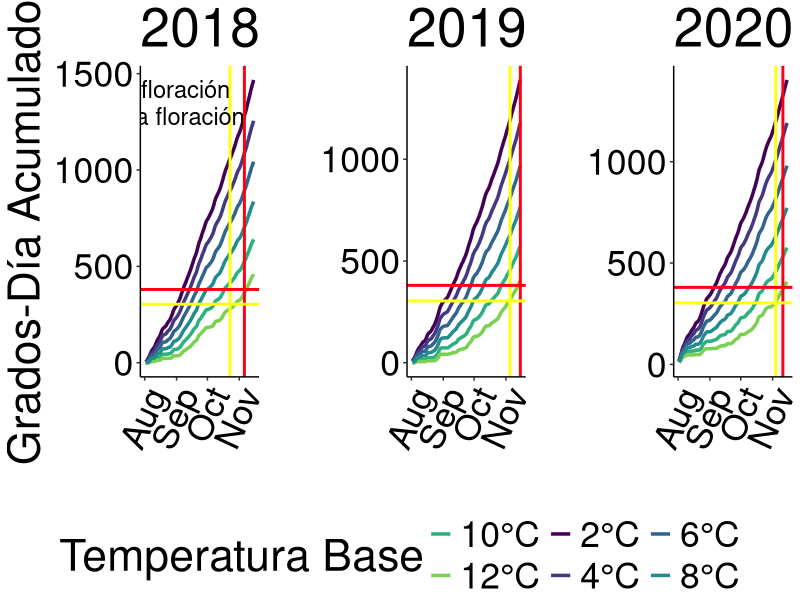
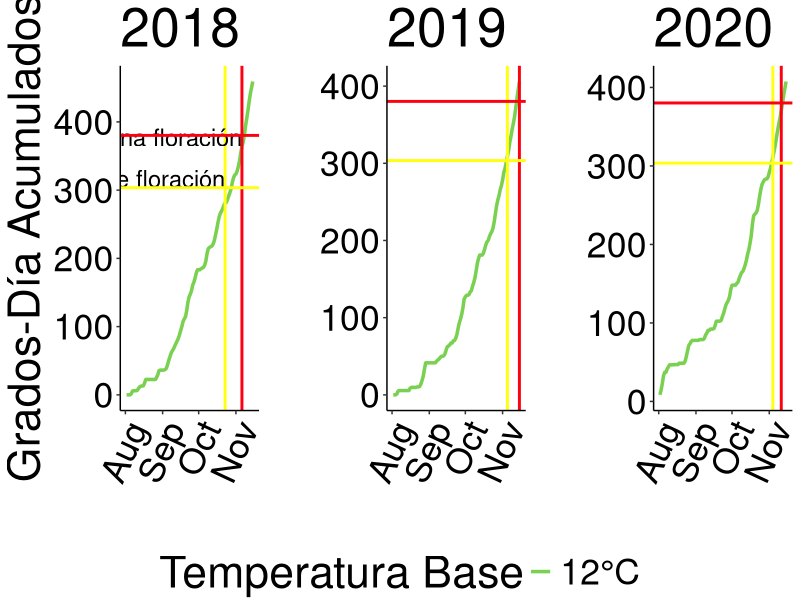
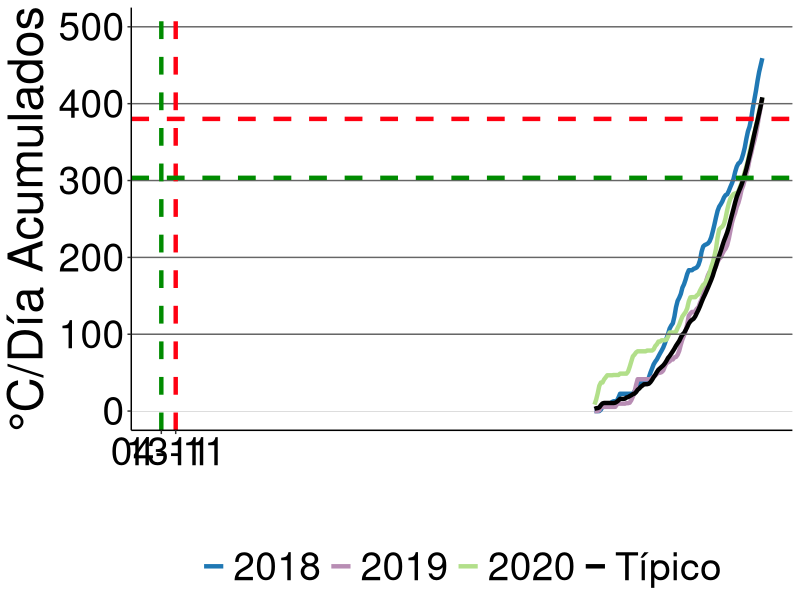

Here is the R script that generated these plots, in order:
## ---- chunk 1
knitr::opts_chunk$set(warning = FALSE, message = FALSE, echo = FALSE)

#Load library
library(readxl)

#Create object "db_met_mor" which contains climate data
db_met_mor <- read_excel("database.xlsx", sheet = "II_M_inta")
#Delete unnecessary columns
db_met_mor<-db_met_mor[,-c(9:29)]

db_met_mor$year<-as.factor(db_met_mor$year)
db_met_mor$date<-as.POSIXct(db_met_mor$date,format="%Y-%m-%d")

db_met_mor$temp_abr<-as.numeric(db_met_mor$temp_abr)
# db_met_mor$month<-factor(db_met_mor$month, levels = c("Ene", "Feb", "Mar", "Abr", "May", "Jun", "Jul", "Ago", "Sep", "Oct", "Nov", "Dic"))

db_met_mor$tem_abr_max <- as.numeric(db_met_mor$tem_abr_max)
db_met_mor$temp_abr_min <- as.numeric(db_met_mor$temp_abr_min)

library(dplyr)
# Filtrar los datos para fechas entre el 1 de junio y el 12 de noviembre
db_st_moreno <- db_met_mor %>%
  dplyr::filter(
    year %in% c(2018, 2019, 2020) & 
    as.Date(date) >= as.Date(paste0(year, "-06-01"), format = "%Y-%m-%d") & 
    as.Date(date) <= as.Date(paste0(year, "-11-15"), format = "%Y-%m-%d")
  )

# Convertir columnas a numéricas (si es necesario)
db_st_moreno$tem_abr_max <- as.numeric(db_st_moreno$tem_abr_max)
db_st_moreno$temp_abr_min <- as.numeric(db_st_moreno$temp_abr_min)

# Calcular la temperatura promedio
db_st_moreno <- db_st_moreno %>%
  dplyr::mutate(temp_mean = (tem_abr_max + temp_abr_min) / 2)

## ---- chunk 2
knitr::opts_chunk$set(warning = FALSE, message = FALSE, echo = FALSE)

# Crear una lista para almacenar los data frames
list_data_frames <- list()

# Definir el rango general de fechas (todos los años)
start_date <- as.Date("2018-06-01")
end_date <- as.Date("2020-11-15")

# Generar data frames para cada rango de fechas, iterando por días
for (i in 0:163) { # Ajustar el rango según los días a iterar
  # Calcular el desplazamiento en días
  offset <- i
  
  # Ajustar las fechas de inicio para todos los años y convertirlas a POSIXct
  current_start_dates <- as.POSIXct(as.Date(c("2018-06-01", "2019-06-01", "2020-06-01")) + offset, tz = "UTC")
  current_end_date <- as.POSIXct(end_date, tz = "UTC")
  
  # Filtrar los datos para el rango actual (todos los años)
  filtered_data <- db_st_moreno %>%
    dplyr::filter((year == 2018 & date >= current_start_dates[1] & date <= current_end_date) |
           (year == 2019 & date >= current_start_dates[2] & date <= current_end_date) |
           (year == 2020 & date >= current_start_dates[3] & date <= current_end_date))
  
  # Asignar el data frame a la lista
  list_name <- paste0("df_", i + 1)
  list_data_frames[[list_name]] <- filtered_data
}

# Aplicar las transformaciones en cada data frame de la lista
list_data_frames_2 <- lapply(list_data_frames, function(df) {
  # Asegurarte de que el data frame no esté vacío
  if (nrow(df) > 0) {
    # Crear columnas para los umbrales de temperatura
    df <- df %>%
      dplyr::mutate(
        DD_2C = ifelse(temp_mean > 2, temp_mean - 2, 0),
        DD_4C = ifelse(temp_mean > 4, temp_mean - 4, 0),
        DD_6C = ifelse(temp_mean > 6, temp_mean - 6, 0),
        DD_8C = ifelse(temp_mean > 8, temp_mean - 8, 0),
        DD_10C = ifelse(temp_mean > 10, temp_mean - 10, 0),
        DD_12C = ifelse(temp_mean > 12, temp_mean - 12, 0)
      )
    
    # Calcular la suma acumulativa de los grados-día
    df <- df %>%
      dplyr::group_by(year) %>%
      dplyr::mutate(
        DD_2C_cum = cumsum(DD_2C),
        DD_4C_cum = cumsum(DD_4C),
        DD_6C_cum = cumsum(DD_6C),
        DD_8C_cum = cumsum(DD_8C),
        DD_10C_cum = cumsum(DD_10C),
        DD_12C_cum = cumsum(DD_12C)
      ) %>%
      ungroup()
  }
  return(df) # Retornar el data frame modificado
})

## ---- chunk 3
knitr::opts_chunk$set(warning = FALSE, message = FALSE, echo = FALSE)

library(tidyr)
# Reorganizar los datos en cada data frame de la lista
list_data_frames_long <- lapply(list_data_frames_2, function(df) {
  # Verificar si el data frame no está vacío
  if (nrow(df) > 0) {
    # Reorganizar los datos a formato largo
    df_long <- df %>%
      pivot_longer(
        cols = starts_with("DD_"),
        names_to = "Umbral",
        values_to = "Grados_Día_Acumulados"
      ) %>%
      # Reemplazar los nombres de los umbrales y eliminar los no deseados
      mutate(Umbral = case_when(
        Umbral == "DD_2C_cum" ~ "2°C",
        Umbral == "DD_4C_cum" ~ "4°C",
        Umbral == "DD_6C_cum" ~ "6°C",
        Umbral == "DD_8C_cum" ~ "8°C",
        Umbral == "DD_10C_cum" ~ "10°C",
        Umbral == "DD_12C_cum" ~ "12°C",
        TRUE ~ NA_character_  # Asignar NA a valores no deseados
      )) %>%
      # Filtrar filas con NA en la columna 'Umbral'
      filter(!is.na(Umbral))
    
    # Asegurar que las columnas de fecha sean del tipo Date
    df_long <- df_long %>%
      mutate(
        date = as.Date(date),
        date_complete = as.Date(date_complete)
      )
    
    return(df_long) # Retornar el data frame reorganizado
  } else {
    return(df) # Si está vacío, devolver sin cambios
  }
})

## ---- chunk 4
knitr::opts_chunk$set(warning = FALSE, message = FALSE, echo = FALSE)

library(dplyr)
library(ggplot2)

# Crear las fechas de eventos fenológicos
flowering_dates_pf <- data.frame(
  year = c(2018, 2019, 2020),
  date = as.Date(c("2018-11-06", "2019-11-15", "2020-11-11")),
  event = "Plena floración"
)

flowering_dates_if <- data.frame(
  year = c(2018, 2019, 2020),
  date = as.Date(c("2018-10-23", "2019-11-05", "2020-11-04")),
  event = "Inicio de floración"
)

# Función para ajustar modelos y calcular R² y RMSE (CON CORRECCIONES)
fit_models <- function(data, event_dates, base_temps) {
  results <- data.frame(BaseTemp = numeric(), R2 = numeric(), RMSE = numeric(), Event = character(), stringsAsFactors = FALSE) # Inicializar con columna Event
  
  for (base in base_temps) {
    # Filtrar datos para el umbral actual
    gdd_data <- data %>% dplyr::filter(Umbral_num == base)
    
    # Extraer las fechas y los GDD para el modelo
    model_data <- gdd_data %>%
      dplyr::filter(date %in% event_dates) %>%
      dplyr::select(date, Grados_Día_Acumulados)
    
    if (nrow(model_data) > 1) { # Verificar que haya datos suficientes para el modelo
      # Ajustar modelo de regresión lineal
      model <- lm(Grados_Día_Acumulados ~ date, data = model_data)
      
      # Calcular R² y RMSE
      r2 <- summary(model)$r.squared
      rmse <- sqrt(mean(model$residuals^2))
      
      # Añadir fila SOLO si hay resultados del modelo
      results <- rbind(results, data.frame(BaseTemp = base, R2 = r2, RMSE = rmse, Event = ifelse(event_dates == flowering_dates_if$date[1], "Inicio de floración", "Plena floración")))
    }
  }
  return(results)
}

# ... (Código posterior sin cambios hasta la llamada a lapply)

# Aplicar la función a cada data frame en la lista (CON CORRECCIONES)
results_list <- lapply(list_data_frames_long, function(df) {
  if (nrow(df) > 0) {
    # Convertir Umbral a numérico
    df <- df %>% mutate(Umbral_num = as.numeric(gsub("°C", "", Umbral)))
    
    # Obtener los umbrales únicos
    base_temps <- unique(df$Umbral_num)

    # Inicializar data frame para los resultados de este df
    all_results <- data.frame()

    # Calcular resultados para "Inicio de floración"
    results_if <- fit_models(df, flowering_dates_if$date, base_temps)
    all_results <- rbind(all_results, results_if)
    
    # Calcular resultados para "Plena floración"
    results_pf <- fit_models(df, flowering_dates_pf$date, base_temps)
    all_results <- rbind(all_results, results_pf)
    
    return(all_results)
  } else {
    return(data.frame()) # Retornar un data frame vacío si no hay datos
  }
})

# Verificar los resultados
# results_list


## ---- chunk 5
knitr::opts_chunk$set(warning = FALSE, message = FALSE, echo = FALSE)

# Crear un data frame único combinando todos los data frames de la lista
results_df <- data.frame() # Inicializar un data frame vacío

for (i in seq_along(results_list)) {
  df <- results_list[[i]] # Obtener el data frame actual de la lista
  
  if (nrow(df) > 0) { # Verificar si el data frame no está vacío
    df$DataFrameName <- names(results_list)[i] # Añadir la columna con el nombre
    results_df <- rbind(results_df, df) # Combinar con el data frame principal
  }
}

# Una forma más eficiente con dplyr y purrr
library(dplyr)
library(purrr)

results_df_purrr <- imap_dfr(results_list, ~{
  if (nrow(.x) > 0) {
    .x$DataFrameName <- .y
    return(.x)
  } else {
    return(data.frame())
  }
})


## ---- chunk 6
knitr::opts_chunk$set(warning = FALSE, message = FALSE, echo = FALSE)

# Filtrar las filas donde R2 es MENOR que 1
results_df_purrr_filtrado <- results_df_purrr %>%
  dplyr::filter(R2 < 1)

## ---- chunk 7
knitr::opts_chunk$set(warning = FALSE, message = FALSE, echo = FALSE)

library(dplyr)
library(purrr)

# Encontrar el mejor modelo para cada evento (R2 máximo)
mejores_modelos <- results_df_purrr_filtrado %>%
  group_by(Event) %>% # Agrupar por Evento para obtener el mejor modelo por cada uno
  slice_max(R2, n = 5) %>% # Seleccionar la fila con el R2 más alto dentro de cada grupo
  ungroup() # Desagrupar para evitar problemas posteriores

# Mostrar los mejores modelos
print(mejores_modelos)

# menor RMSE.

mejores_modelos_rmse<- results_df_purrr_filtrado %>%
  group_by(Event) %>%
  slice_min(RMSE, n=1) %>%
  ungroup()

print(mejores_modelos_rmse)

## ---- chunk 8
knitr::opts_chunk$set(warning = FALSE, message = FALSE, echo = FALSE)

df_63 <- as.data.frame(list_data_frames_long$df_63)

## ---- chunk 9
knitr::opts_chunk$set(warning = FALSE, message = FALSE, echo = FALSE)

library(ggplot2)
library(dplyr)
library(ggpubr)
library(ggrepel)

# Crear un dataframe para la leyenda de anotaciones
annotate_legend <- data.frame(
  label = c("Inicio de floración", "Plena floración"),
  color = c("#FFFF11", "#FF0011")
)

# Crear el dataframe para las fechas de "Inicio de Floración"
flowering_dates_pf <- data.frame(
  year = c(2018, 2019, 2020),
  date = as.Date(c("2018-11-06", "2019-11-15", "2020-11-11")),
  event = "Inicio de floración"
)

# Crear el dataframe para las fechas de "Plena Floración"
flowering_dates_if <- data.frame(
  year = c(2018, 2019, 2020),
  date = as.Date(c("2018-10-23", "2019-11-05", "2020-11-04")),
  event = "Plena floración"
)

# Asegúrate de que la columna 'date' en los dataframes sea de tipo Date
flowering_dates_if$date <- as.Date(flowering_dates_if$date)
flowering_dates_pf$date <- as.Date(flowering_dates_pf$date)

# Función para convertir las etiquetas del eje X a título capitalizado
capitalize_months <- function(x) {
  str_to_title(strftime(x, "%b"))
}

# Crear una paleta de colores con gradiente del azul al rojo
gradiente_azul_a_rojo <- viridis::viridis(6, option = "D", end = 0.8)

# Asignar nombres a los colores
colores_umbral <- c("2°C" = gradiente_azul_a_rojo[1], 
                    "4°C" = gradiente_azul_a_rojo[2],
                    "6°C" = gradiente_azul_a_rojo[3], 
                    "8°C" = gradiente_azul_a_rojo[4],
                    "10°C" = gradiente_azul_a_rojo[5],
                    "12°C" = gradiente_azul_a_rojo[6])

## ---- chunk 10
knitr::opts_chunk$set(warning = FALSE, message = FALSE, echo = FALSE)

# Filtrar datos para el año 2018 y crear el gráfico
gg_temp_base_2018 <- ggplot(filter(df_63, year == "2018"), aes(x = date, y = Grados_Día_Acumulados, color = Umbral)) + 
  geom_line(size=1.2) + 
  labs(title = "2018",
       x = "",
       y = "Grados-Día Acumulados",
       color = "Temperatura Base") +
  theme_classic() +
  theme(text = element_text(size = 32, color = 'black'),
        axis.text = element_text(color = 'black'),
        legend.position = "none") +
  theme(axis.text.x = element_text(angle = 65, hjust = 1, color='black')) +
  scale_x_date(date_breaks = "1 month", labels = capitalize_months) + 
  scale_color_manual(values = colores_umbral) +
  geom_vline(data = filter(flowering_dates_if, year == 2018), aes(xintercept = as.numeric(date)), 
             color = "#FFFF11", linetype = "solid", size = 1) +
  geom_text(data = filter(flowering_dates_if, year == 2018), aes(x = date, y = max(df_63$Grados_Día_Acumulados, na.rm = TRUE), label = "Inicio de floración"), 
            color = "black", vjust = 1, hjust = 1, size=6) +
  geom_vline(data = filter(flowering_dates_pf, year == 2018), aes(xintercept = as.numeric(date)), 
             color = "#FF0011", linetype = "solid", size = 1) +
  geom_text(data = filter(flowering_dates_pf, year == 2018), aes(x = date, y = max(df_63$Grados_Día_Acumulados, na.rm = TRUE), label = "Plena floración"), 
            color = "black", vjust = 2.5, hjust = 1, size=6)+
  geom_hline(yintercept = 303.5667, color = "#FFFF11", linetype = "solid", size = 1)+
  geom_hline(yintercept = 380.2, color = "#FF0011", linetype = "solid", size = 1) #+
  # geom_text_repel(data = filter(flowering_dates_if, year == 2018), aes(x = date, y = 0, label = "Inicio de floración"), 
  #           color = "#FFFF11", size=6, nudge_y = 100) +
  # geom_text_repel(data = filter(flowering_dates_pf, year == 2018), aes(x = date, y = 0, label = "Plena floración"), 
  #           color = "#FF0011", size=6, nudge_y = 100)

# Filtrar datos para el año 2019 y crear el gráfico
gg_temp_base_2019 <- ggplot(filter(df_63, year == "2019"), aes(x = date, y = Grados_Día_Acumulados, color = Umbral)) + 
  geom_line(size=1.2) + 
  labs(title = "2019",
       x = "",
       y = "",
       color = "Temperatura Base") +
  theme_classic() +
  theme(text = element_text(size = 32, color = 'black'),
        axis.text = element_text(color = 'black'),
        legend.position = "none") +
  theme(axis.text.x = element_text(angle = 65, hjust = 1, color='black')) +
  scale_x_date(date_breaks = "1 month", labels = capitalize_months) + 
  scale_color_manual(values = colores_umbral) +
  geom_vline(data = filter(flowering_dates_if, year == 2019), aes(xintercept = as.numeric(date)), 
             color = "#FFFF11", linetype = "solid", size = 1) +
  # geom_text(data = filter(flowering_dates_if, year == 2019), aes(x = date, y = max(df_63$Grados_Día_Acumulados, na.rm = TRUE), label = "Inicio de floración"), 
  #           color = "#FFFF11", vjust = 1, size=6) +
  geom_vline(data = filter(flowering_dates_pf, year == 2019), aes(xintercept = as.numeric(date)), 
             color = "#FF0011", linetype = "solid", size = 1) +
  # geom_text(data = filter(flowering_dates_pf, year == 2019), aes(x = date, y = max(df_63$Grados_Día_Acumulados, na.rm = TRUE), label = "Plena floración"), 
  #           color = "#FF0011", vjust = 3, size=6)+
  geom_hline(yintercept = 303.5667, color = "#FFFF11", linetype = "solid", size = 1)+
  geom_hline(yintercept = 380.2, color = "#FF0011", linetype = "solid", size = 1)

# Filtrar datos para el año 2020 y crear el gráfico
gg_temp_base_2020 <- ggplot(filter(df_63, year == "2020"), aes(x = date, y = Grados_Día_Acumulados, color = Umbral)) + 
  geom_line(size=1.2) + 
  labs(title = "2020",
       x = "",
       y = "",
       color = "Temperatura Base") +
  theme_classic() +
  theme(text = element_text(size = 32, color = 'black'),
        axis.text = element_text(color = 'black'),
        legend.position = "none") +
  theme(axis.text.x = element_text(angle = 65, hjust = 1, color='black')) +
  scale_x_date(date_breaks = "1 month", labels = capitalize_months) + 
  scale_color_manual(values = colores_umbral) +
  geom_vline(data = filter(flowering_dates_if, year == 2020), aes(xintercept = as.numeric(date)), 
             color = "#FFFF11", linetype = "solid", size = 1) +
  # geom_text(data = filter(flowering_dates_if, year == 2020), aes(x = date, y = max(df_63$Grados_Día_Acumulados, na.rm = TRUE), label = "Inicio de floración"), 
  #           color = "#FFFF11", vjust = 1, size=6) +
  geom_vline(data = filter(flowering_dates_pf, year == 2020), aes(xintercept = as.numeric(date)), 
             color = "#FF0011", linetype = "solid", size = 1) +
  # geom_text(data = filter(flowering_dates_pf, year == 2020), aes(x = date, y = max(df_63$Grados_Día_Acumulados, na.rm = TRUE), label = "Plena floración"),
  #           color = "#FF0011", vjust = 3, size=6)
  geom_hline(yintercept = 303.5667, color = "#FFFF11", linetype = "solid", size = 1)+
  geom_hline(yintercept = 380.2, color = "#FF0011", linetype = "solid", size = 1)
  
library(stringr)
# Combinar los gráficos en una sola imagen con leyenda común
combined_plot <- ggarrange(gg_temp_base_2018, gg_temp_base_2019, gg_temp_base_2020,
                           ncol = 3, nrow = 1,
                           common.legend = TRUE, legend = "bottom")

# Mostrar el gráfico combinado
print(combined_plot)

## ---- chunk 11
knitr::opts_chunk$set(warning = FALSE, message = FALSE, echo = FALSE)

# Filtrar datos para el año 2018 y umbral de 12°C
gg_temp_base_2018 <- ggplot(filter(df_63, year == "2018" & Umbral == "12°C"), aes(x = date, y = Grados_Día_Acumulados, color = Umbral)) + 
  geom_line(size=1.2) + 
  labs(title = "2018",
       x = "",
       y = "Grados-Día Acumulados",
       color = "Temperatura Base") +
  theme_classic() +
  theme(text = element_text(size = 32, color = 'black'),
        axis.text = element_text(color = 'black'),
        legend.position = "none") +
  theme(axis.text.x = element_text(angle = 65, hjust = 1, color='black')) +
  scale_x_date(date_breaks = "1 month", labels = capitalize_months) + 
  scale_color_manual(values = colores_umbral["12°C"]) + # Asegúrate de usar el color para "12°C"
  geom_vline(data = filter(flowering_dates_if, year == 2018), aes(xintercept = as.numeric(date)), 
             color = "#FFFF11", linetype = "solid", size = 1) +
  geom_text(data = filter(flowering_dates_if, year == 2018), aes(x = date, y = 330, label = "Inicio de floración"), 
            color = "black", vjust = 1, hjust = 1, size=6) +
  geom_vline(data = filter(flowering_dates_pf, year == 2018), aes(xintercept = as.numeric(date)), 
             color = "#FF0011", linetype = "solid", size = 1) +
  geom_text(data = filter(flowering_dates_pf, year == 2018), aes(x = date, y = 430, label = "Plena floración"), 
            color = "black", vjust = 2.5, hjust = 1, size=6)+
  geom_hline(yintercept = 303.5667, color = "#FFFF11", linetype = "solid", size = 1)+
  geom_hline(yintercept = 380.2, color = "#FF0011", linetype = "solid", size = 1)

# Filtrar datos para el año 2019 y umbral de 12°C
gg_temp_base_2019 <- ggplot(filter(df_63, year == "2019" & Umbral == "12°C"), aes(x = date, y = Grados_Día_Acumulados, color = Umbral)) + 
  geom_line(size=1.2) + 
  labs(title = "2019",
       x = "",
       y = "",
       color = "Temperatura Base") +
  theme_classic() +
  theme(text = element_text(size = 32, color = 'black'),
        axis.text = element_text(color = 'black'),
        legend.position = "none") +
  theme(axis.text.x = element_text(angle = 65, hjust = 1, color='black')) +
  scale_x_date(date_breaks = "1 month", labels = capitalize_months) + 
  scale_color_manual(values = colores_umbral["12°C"]) + 
  geom_vline(data = filter(flowering_dates_if, year == 2019), aes(xintercept = as.numeric(date)), 
             color = "#FFFF11", linetype = "solid", size = 1) +
  geom_vline(data = filter(flowering_dates_pf, year == 2019), aes(xintercept = as.numeric(date)), 
             color = "#FF0011", linetype = "solid", size = 1) +
  geom_hline(yintercept = 303.5667, color = "#FFFF11", linetype = "solid", size = 1)+
  geom_hline(yintercept = 380.2, color = "#FF0011", linetype = "solid", size = 1)

# Filtrar datos para el año 2020 y umbral de 12°C
gg_temp_base_2020 <- ggplot(filter(df_63, year == "2020" & Umbral == "12°C"), aes(x = date, y = Grados_Día_Acumulados, color = Umbral)) + 
  geom_line(size=1.2) + 
  labs(title = "2020",
       x = "",
       y = "",
       color = "Temperatura Base") +
  theme_classic() +
  theme(text = element_text(size = 32, color = 'black'),
        axis.text = element_text(color = 'black'),
        legend.position = "none") +
  theme(axis.text.x = element_text(angle = 65, hjust = 1, color='black')) +
  scale_x_date(date_breaks = "1 month", labels = capitalize_months) + 
  scale_color_manual(values = colores_umbral["12°C"]) + 
  geom_vline(data = filter(flowering_dates_if, year == 2020), aes(xintercept = as.numeric(date)), 
             color = "#FFFF11", linetype = "solid", size = 1) +
  geom_vline(data = filter(flowering_dates_pf, year == 2020), aes(xintercept = as.numeric(date)), 
             color = "#FF0011", linetype = "solid", size = 1) +
  geom_hline(yintercept = 303.5667, color = "#FFFF11", linetype = "solid", size = 1)+
  geom_hline(yintercept = 380.2, color = "#FF0011", linetype = "solid", size = 1)

# Combinar los gráficos
combined_plot2 <- ggarrange(gg_temp_base_2018, gg_temp_base_2019, gg_temp_base_2020,
                           ncol = 3, nrow = 1,
                           common.legend = TRUE, legend = "bottom")

combined_plot2

## ---- chunk 12
knitr::opts_chunk$set(warning = FALSE, message = FALSE, echo = FALSE)

# Crear la columna de mes-día
df_63$mes_dia <- format(df_63$date, "%m-%d")

# Seleccionar sólo las fechas de "Umbral" 12°C
df_12C <- df_63 %>% 
  filter(Umbral == "12°C")

# Crear una base de datos unificada para graficar
df_grafico <- df_12C %>% 
  mutate(fecha_normalizada = as.Date(mes_dia, format = "%m-%d")) %>% # Crear una columna normalizada
  select(year, fecha_normalizada, Grados_Día_Acumulados) # Seleccionar columnas clave


palette <- c("#1F78B4","#B88DB4",  "#B2DF8A")

# gg_phen_years <- ggplot(df_grafico, aes(x = fecha_normalizada, y = Grados_Día_Acumulados, color = factor(year), group = year)) +
#   geom_line(size = 1.2) +
#   labs(
#     title = "Grados-Día Acumulados por Año (Tb 12°C a partir del 2 de agosto)",
#     x = "Fecha",
#     y = "°C-Día Acumulados",
#     color = "Año"
#   ) +
#   scale_x_date(date_labels = "%b-%d", date_breaks = "1 month") + # Formato mes-día en el eje X
#   scale_color_manual(values = palette)
#   theme_classic() +
#   theme(
#     text = element_text(size = 14),
#     axis.text.x = element_text(angle = 45, hjust = 1),
#     legend.position = "bottom"
#   )


## ---- chunk 13
knitr::opts_chunk$set(warning = FALSE, message = FALSE, echo = FALSE)

# Serie 2013-2024

#Load library
library(readxl)
db_serie_mor <- read_excel("database.xlsx", sheet = "II_M_completa")

db_serie_mor<-db_serie_mor[,-c(2:4)]

db_serie_mor$Date<-as.POSIXct(db_serie_mor$Date,format="%Y-%m-%d")

## ---- chunk 14
knitr::opts_chunk$set(warning = FALSE, message = FALSE, echo = FALSE)

library(dplyr)
# Filtrar las fechas en el rango 2 de agosto al 15 de noviembre
db_serie_mor_filtrada <- db_serie_mor %>%
  dplyr::filter(format(Date, "%m-%d") >= "08-02" & format(Date, "%m-%d") <= "11-15")

# Promediar la temperatura diaria ignorando el año
db_serie_promedio <- db_serie_mor_filtrada %>%
  dplyr::mutate(Mes_Dia = format(Date, "%m-%d")) %>% # Crear columna con mes y día
  dplyr::group_by(Mes_Dia) %>%                      # Agrupar por mes y día
  dplyr::summarise(Temperatura_Promedio = mean(Temperatura_Media, na.rm = TRUE)) %>% # Calcular promedio
  dplyr::arrange(Mes_Dia)                          # Ordenar por fecha

# Calcular GDA restando la Tb de 12°C y acumulando
db_serie <- db_serie_promedio %>%
  dplyr::mutate(
    GD = pmax(0, Temperatura_Promedio - 12),  # Restar Tb y asegurar valores no negativos
    GDA = cumsum(GD)                          # Calcular grados días acumulados
  )

## ---- chunk 15
knitr::opts_chunk$set(warning = FALSE, message = FALSE, echo = FALSE)

db_serie <- db_serie %>%
  dplyr::mutate(
    # Convertir 'Mes_Dia' a fecha si es necesario
    fecha_normalizada = as.Date(Mes_Dia, format = "%m-%d") %>% 
      format("%m-%d") %>% 
      as.Date(format = "%m-%d", origin = "2013-08-02")
  ) %>%
  dplyr::mutate(year = "Típico")  # Añadir la etiqueta 'Típico'

## ---- chunk 16
knitr::opts_chunk$set(warning = FALSE, message = FALSE, echo = FALSE)

# Filtrar para obtener solo el año "Típico"
db_serie_promedio_tipico <- db_serie %>%
  filter(year == "Típico")

# Buscar las fechas donde los grados-día acumulados alcanzan 303.5 y 380.2
fecha_inicio_floracion <- db_serie_promedio_tipico %>%
  filter(GDA >= 303.5) %>%
  slice(1) %>%
  pull(Mes_Dia)

fecha_plena_floracion <- db_serie_promedio_tipico %>%
  filter(GDA >= 380.2) %>%
  slice(1) %>%
  pull(Mes_Dia)

fecha_inicio_floracion <- as.Date("2025-11-04")  # Reemplaza con tu fecha de inicio de floración
fecha_plena_floracion <- as.Date("2025-11-13")   # Reemplaza con tu fecha de plena floración

# Ver las fechas de intersección
fecha_inicio_floracion
fecha_plena_floracion

## ---- chunk 17
knitr::opts_chunk$set(warning = FALSE, message = FALSE, echo = FALSE)

db_4years <- db_serie_promedio_tipico[,-c(1:3)]
db_4years$Grados_Día_Acumulados <- db_4years$GDA
db_4years <- db_4years[,-c(1)]

## ---- chunk 18
knitr::opts_chunk$set(warning = FALSE, message = FALSE, echo = FALSE)

df_grafico_completo <- df_grafico %>%
  dplyr::bind_rows(db_4years)

df_grafico_completo$year <- as.factor(df_grafico_completo$year)

## ---- chunk 19
knitr::opts_chunk$set(warning = FALSE, message = FALSE, echo = FALSE)

palette <- c("#1F78B4","#B88DB4", "#B2DF8A", "black")

gg_phen_years_simple <- ggplot(df_grafico_completo, aes(x = fecha_normalizada, y = Grados_Día_Acumulados, color = factor(year), group = year)) +
  geom_line(size = 1.5) +
  scale_x_date(
    limits = as.Date(c("2025-08-01", "2025-11-20")),  # Cambiado hasta el 20 de noviembre
    date_labels = "%b-%d", 
    date_breaks = "1 month"
  ) +
  scale_color_manual(values = palette) +
  theme_classic() +
  labs(
    # title = "Grados-Día Acumulados por Año (Tb 12°C a partir del 2 de agosto)",
    y = "°C/Día Acumulados",
    x = ""
  )+
  theme(legend.position = "bottom")+
  theme(text = element_text(size=15))+
  geom_hline(aes(yintercept=100), color="grey40")+
  geom_hline(aes(yintercept=200), color="grey40")+
  geom_hline(aes(yintercept=300), color="grey40")+
  geom_hline(aes(yintercept=400), color="grey40")+
  geom_hline(aes(yintercept=500), color="grey40")+
    theme(panel.grid.major.y = element_line(size = 0.05, color = 'black')) +
    theme(panel.grid.major.x = element_blank()) +
    theme(text = element_text(size = 35, color = 'black')) +
    theme(axis.text = element_text(color = 'black')) +
    theme(legend.title = element_blank())

gg_phen_years <- gg_phen_years_simple +
  geom_vline(xintercept = as.Date(fecha_inicio_floracion), linetype = "dashed", color = "green4", size = 1.5) +
  geom_vline(xintercept = as.Date(fecha_plena_floracion), linetype = "dashed", color = "#FF0011", size = 1.5) +
  annotate("text", x = as.Date(fecha_inicio_floracion), y = max(df_grafico_completo$Grados_Día_Acumulados), 
           label = "", color = "green4", vjust = -0.5) +
  annotate("text", x = as.Date(fecha_plena_floracion), y = max(df_grafico_completo$Grados_Día_Acumulados), 
           label = "", color = "#FF0011", vjust = -0.5) +
  geom_hline(yintercept = 303.5, linetype = "dashed", color = "green4", size = 1.5) +
  geom_hline(yintercept = 380.2, linetype = "dashed", color = "#FF0011", size = 1.5) +
  # Ajuste para marcas de fecha cada 10 días aproximadamente
  scale_x_date(
    breaks = as.Date(c("2025-08-02", "2025-11-04", "2025-11-13", seq(as.Date("2025-08-02"), as.Date("2025-11-20"), by="10 days"))),
    labels = format(c(as.Date("2025-08-02"), as.Date("2025-11-04"), as.Date("2025-11-13"), seq(as.Date("2025-08-02"), as.Date("2025-11-20"), by="10 days")), "%d-%m")
  )

# Mostrar el gráfico
gg_phen_years

# ggsave("gg_phen_years", plot = gg_phen_years, device = "tiff", width = 16, height = 8, units = "in", dpi = 300)

## ---- chunk 20
knitr::opts_chunk$set(warning = FALSE, message = FALSE, echo = FALSE)


